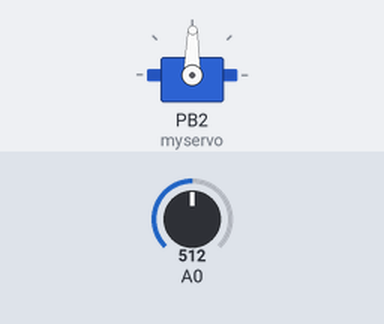
Bench run of a sketch on a simulated ATtiny85, built with avr-gcc and run on an emulated ATtiny85. Shown: servo. Inputs (shaded band) come from the test bench; at power-on: A0 = 512. What the sketch prints to the serial monitor is not drawn.

Above: at 1.2 s.
1.3 s: A0 set to 716
At 2.1 s:
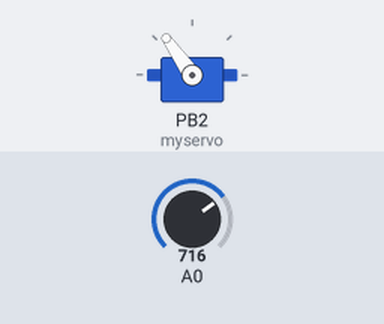
2.8 s: A0 set to 900
At 3.2 s:
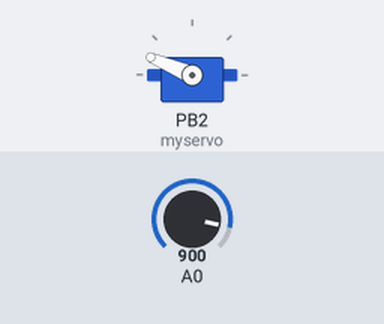
4.3 s: A0 set to 1023
At 5.5 s:
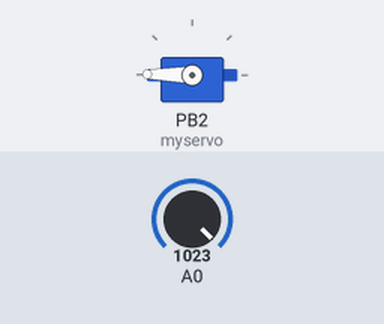
5.8 s: A0 set to 306
At 6.7 s:
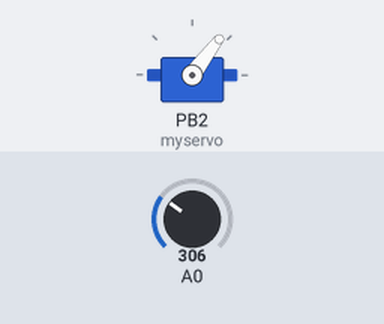
7.3 s: A0 set to 122
At 7.9 s:
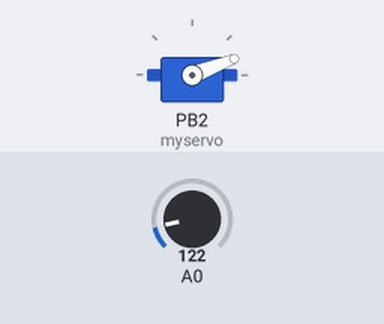
8.8 s: A0 set to 511
At 10.2 s:
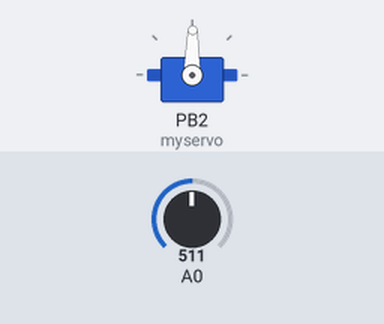
Timing chart, 0 to 11.3 s (numbered marks = the images above; inputs shaded):
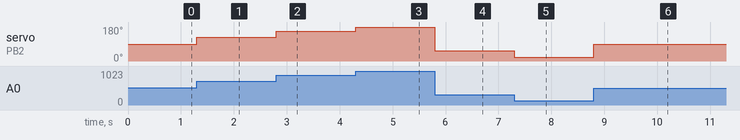

Measured:
- after the input at 1.3 s, servo on PB2 (myservo): 89° → 125° at once
- after the input at 2.8 s, servo on PB2 (myservo): 125° → 157° at once
- after the input at 4.3 s, servo on PB2 (myservo): 157° → 179° at once
- after the input at 5.8 s, servo on PB2 (myservo): 179° → 53° at once
- after the input at 7.3 s, servo on PB2 (myservo): 53° → 21° at once
- after the input at 8.8 s, servo on PB2 (myservo): 21° → 89° at once

The sketch:

servo_con_potenziometro.ino
```cpp
#include <SoftwareServo.h>

SoftwareServo myservo;  // create servo object to control a servo

int potpin = 0;  // analog pin used to connect the potentiometer
int val;    // variable to read the value from the analog pin

void setup()
{
  myservo.attach(2);  // attaches the servo on pin 2 to the servo object
  Serial.begin(9600);
}

void loop()
{
  val = analogRead(potpin);            // reads the value of the potentiometer (value between 0 and 1023)
  val = map(val, 0, 1023, 0, 179);     // scale it to use it with the servo (value between 0 and 180)
  myservo.write(val);                  // sets the servo position according to the scaled value
  Serial.println(val);
  //delay(15);                           // waits for the servo to get there

  SoftwareServo::refresh();
}
```
